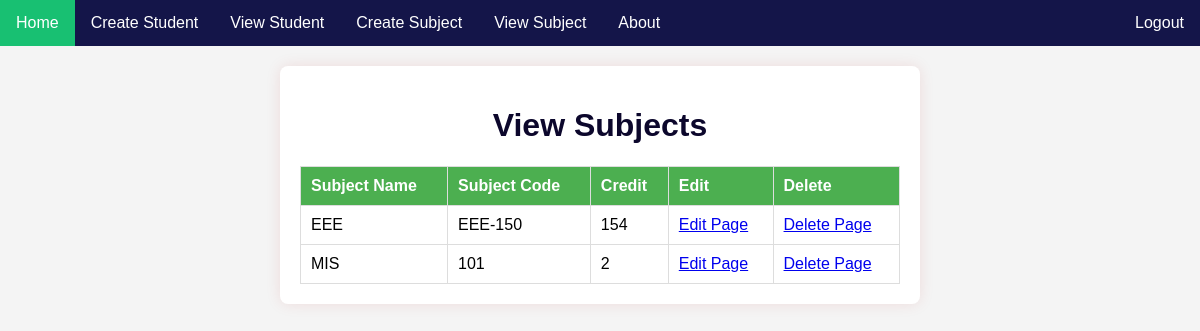
Page /viewSubjectPage/ on the committed database.
### myApp/models.py (models this page shows, shortened)
class SubjectModel(models.Model):
    SubjectName=models.CharField(max_length=120)
    SubjectCode=models.CharField(max_length=120)
    Credit=models.CharField(max_length=120)

### myProject/views.py (the view)
# urls.py: path('viewSubjectPage/', viewSubjectPage,name='viewSubjectPage'),
def viewSubjectPage(request):
    subjects = SubjectModel.objects.all()
    return render(request, 'viewSubjectPage.html', {'subjects': subjects})

### template/viewSubjectPage.html (shortened to what this page needs)
{% include "base.html" %}
{% block content %}
<!DOCTYPE html>
<html lang="en">
<head>
</head>
<body>
<div class="container">
    <h1>View Subjects</h1>
    <table>
        <thead>
            <tr>
                <th>Subject Name</th>
                <th>Subject Code</th>
                <th>Credit</th>
                <th>Edit</th>
                <th>Delete</th>
            </tr>
        </thead>
        <tbody>
            {% for subject in subjects %}
                <tr>
                    <td>{{ subject.SubjectName }}</td>
                    <td>{{ subject.SubjectCode }}</td>
                    <td>{{ subject.Credit }}</td>
                <td>
                    <a href="{% url "edit_Subject" subject.id %}">Edit Page</a>
                </td>
                    <td>
                    <a href="{% url "delete_Subject" subject.id %}">Delete Page</a>
                </td>
            </tr>
            {% endfor %}
        </tbody>
    </table>
</div>
</body>
</html>
{% endblock content %}

### template/viewSubjectPage.html (style rules this page uses)
body { font-family: Arial, sans-serif; background-color: #f4f4f4; margin: 0; padding: 0; }
.container { max-width: 600px; margin: 20px auto; background-color: #fff; padding: 20px; border-radius: 8px; box-shadow: 0 0 15px rgba(182, 15, 15, 0.1); }
table { width: 100%; border-collapse: collapse; margin-top: 20px; }
th, td { border: 1px solid #ddd; padding: 10px; text-align: left; }
th { background-color: #4caf50; color: white; }
h1 { text-align: center; color: #0c072c; }

### rows in the picture
SubjectModel: SubjectName "EEE", SubjectCode "EEE-150", Credit "154"
SubjectModel: SubjectName "MIS", SubjectCode "101", Credit "2"
